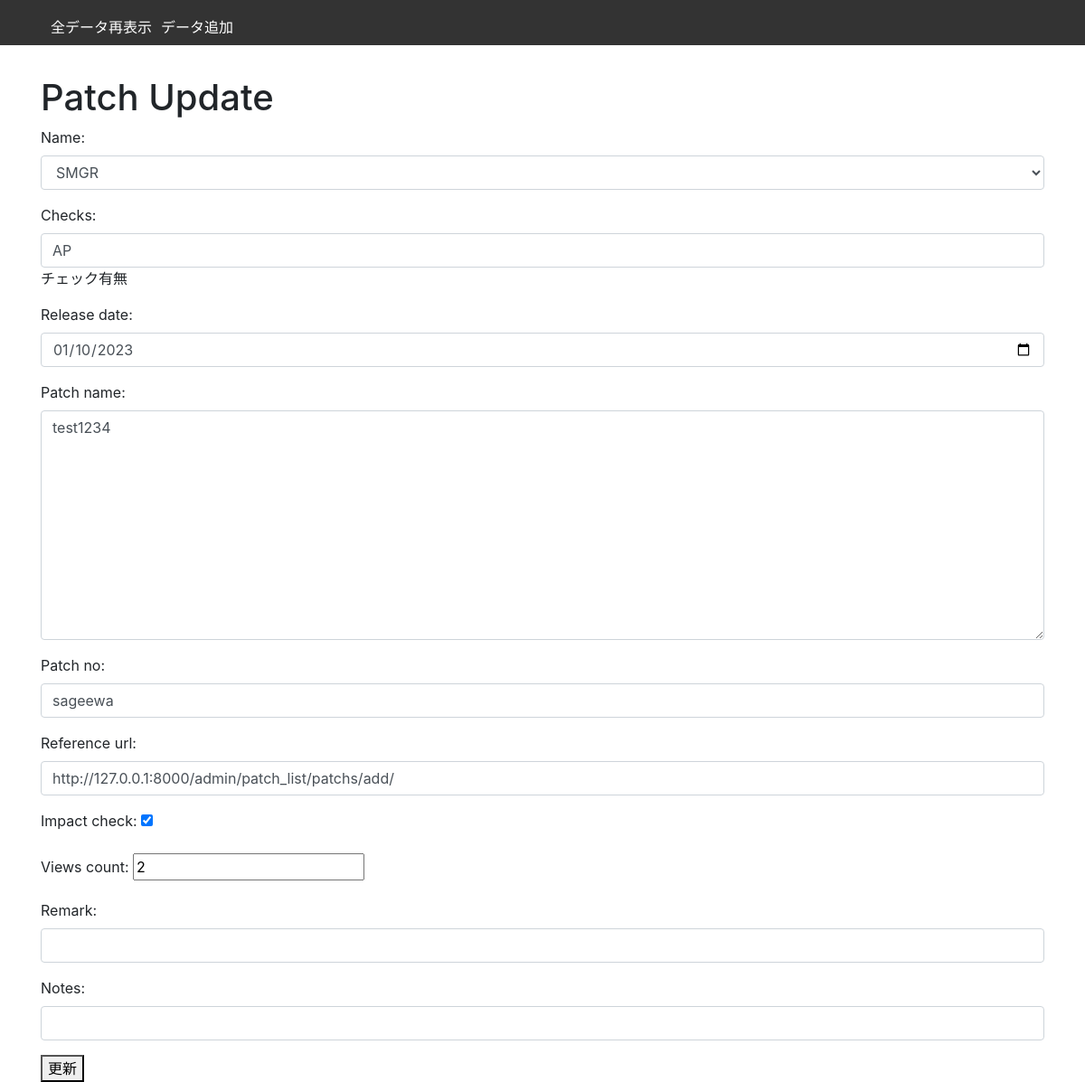
Before: /patch/update/14/ with the older database file.
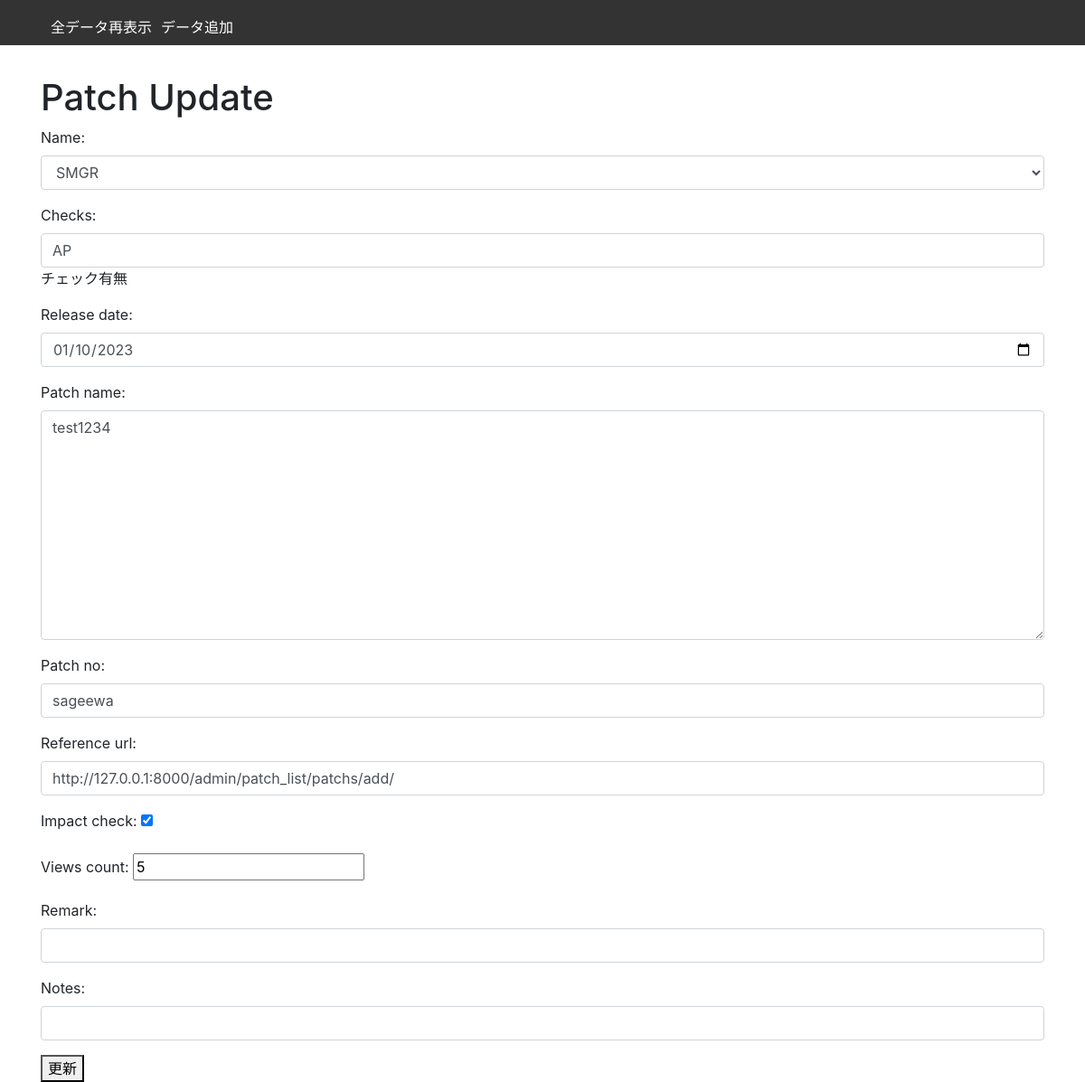
After: the same page with the newer database file.
### patch_list/models.py (models this page shows, shortened)
class Patchs(models.Model):
    name = models.CharField(max_length=100)
    checks = models.CharField(max_length=100,help_text='チェック有無')
    release_date = models.DateField()
    patch_name = models.CharField(max_length=100)
    patch_no = models.CharField(max_length=100)
    reference_url = models.URLField()
    updated_at = models.DateTimeField(auto_now=True)
    impact_check = models.BooleanField(default=False)
    created_at = models.DateTimeField(auto_now_add=True)
    views_count = models.IntegerField(default=0)
    Remark = models.TextField(max_length=10000, blank=True)
    Notes = models.TextField(max_length=10000, blank=True)
    class Meta:
        ordering = ['-updated_at']
        db_table = "patchlists"

### patch_list/views.py (the view)
# urls.py: path('update/<int:pk>/', patch_update, name='update'),
def patch_update(request, pk):
    patch = Patchs.objects.get(pk=pk)
    if request.method == 'POST':
        form = PatchForm(request.POST, instance=patch)
        if form.is_valid():
            form.save()
            return redirect('patch_list:list')
    else:
        form = PatchForm(instance=patch)
    return render(request, 'patch/patch_update.html', {'form': form})

### patch_list/forms.py
class PatchForm(forms.ModelForm):
    application_choices = [('ACM', 'ACM'), ('CMS', 'CMS'), ('AES', 'AES'), ('SMGR', 'SMGR')]
    name = forms.ChoiceField(choices=application_choices,
                             widget=forms.Select(attrs={'class': 'form-control'}))
    class Meta:
        model = Patchs
        fields = '__all__'
        widgets = {
            'checks': forms.TextInput(attrs={'class': 'form-control'}),
            'release_date': forms.DateInput(attrs={'type': 'date', 'class': 'form-control'}),
            'patch_name': forms.Textarea(attrs={'class': 'form-control'}),
            'patch_no': forms.TextInput(attrs={'class': 'form-control'}),
            'reference_url': forms.URLInput(attrs={'class': 'form-control'}),
            'patch_no': forms.TextInput(attrs={'class': 'form-control'}),
            'reference_url': forms.URLInput(attrs={'class': 'form-control'}),
            'Notes': forms.URLInput(attrs={'class': 'form-control'}),
            'Remark': forms.URLInput(attrs={'class': 'form-control'}),
        }

### templates/patch/patch_update.html (shortened to what this page needs)
{% extends 'base_for_patch.html' %}
{% block content %}
    <h1>Patch Update</h1>
    <form method="POST">
        {{ form.as_p }}
        <button type="submit">更新</button>
    </form>
{% endblock %}

Changed rows visible on the page:
changed Patchs "SMGR": views_count "2" → "5"
